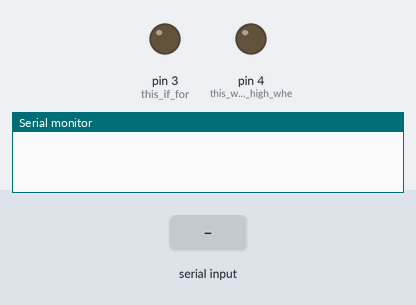
The sketch below on a simulated Arduino Uno, built with avr-gcc and run on an emulated ATmega328P. On the bench: output pins drawn as LEDs (lit = HIGH), the last lines printed to the serial monitor. The inputs (shaded band) are chosen by the test bench.

Above: at 1.2 s.
1.3 s: byte 30 received over Serial
At 1.8 s:
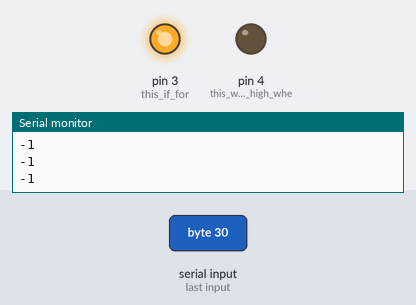
Timing chart, 0 to 4.3 s (numbered marks = the images above; inputs shaded):
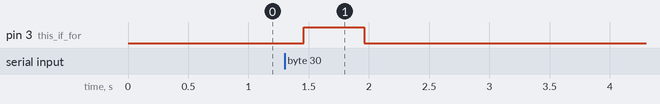

The sketch:

reader_sketch.ino
```cpp
// Example 15.2

int data1 = 0;
int ok=-1;
// define the tag numbers that can have access
int yellowtag[14] = {  50,3,2,49,48,48,53,67,68,54,50,57,65,50}; //  my yellow tag. Change this to suit your own tags, use example 15.1 sketch to read your tags
int redtag[14] = {  2,51,67,48,48,67,67,51,69,69,51,50,68,3}; // my red tag...
int newtag[14] = {0,0,0,0,0,0,0,0,0,0,0,0,0,0}; // used for read comparisons
int okdelay = 500; // this is the time the output will be set high for when an acceptable tag has been read
int notokdelay = 500; // time to show no entry (red LED)
void setup()
{
  Serial.flush(); // need to flush serial buffer, otherwise first read from reset/power on may not be correct
  pinMode(3, OUTPUT); // this if for "rejected" LED
  pinMode(4, OUTPUT); // this will be set high when correct tag is read. Use to switch something on, for now - an LED.
  Serial.begin(9600); // for debugging
}

boolean comparetag(int aa[14], int bb[14])
//  compares two arrrays, returns true if identical - good for comparing tags
{
  boolean ff=false;
  int fg=0;
  for (int cc=0; cc<14; cc++)
  {
    if (aa[cc]==bb[cc])
    {
      fg++;
    }
  }
  if (fg==14)
  {
    ff=true;
  }
  return ff;
}

void checkmytags()
//compares each tag against the tag just read
{
  ok=0; // this variable helps decision making, if it is 1, we have a match, zero - a read but no match, -1, no read attempt made
  if (comparetag(newtag,yellowtag)==true)
  {
    ok++;
  }
  if (comparetag(newtag,redtag)==true)
  {
    ok++;
  }
}

void readTag()
// poll serial port to see if tag data is coming in (i.e. a read attempt)
{
  ok=-1;
  if (Serial.available() > 0) // if a read has been attempted
  {
    // read the incoming number on serial RX
    delay(100);  // Needed to allow time for the data to come in from the serial buffer.
    for (int z=0; z<14; z++) // read the rest of the tag
    {
      data1=Serial.read();
      newtag[z]=data1;
      Serial.println(data1);
    }
    Serial.flush(); // stops multiple reads
    // now to match tags up
    checkmytags(); // compare the number of the tag just read against my own tags' number
  }
  //now do something based on tag type
  if (ok>0==true) // if we had a match
  {
    digitalWrite(4, HIGH);

    delay(okdelay);
    digitalWrite(4, LOW);
    ok=-1;
  }
  else if (ok==0) // if we didn't have a match
  {
    digitalWrite(3, HIGH);

    delay(notokdelay);
    digitalWrite(3, LOW);
    ok=-1;
  }
}

void loop()
{
  readTag(); // we should create a function to take care of reading tags, as later on
  // we will want other things to happen while waiting for a tag read, such as
  // displaying data on an LCD, etc
}
```

Measured:
- after the input at 1.3 s, pin 3 (this_if_for): LOW → HIGH after 0.16 s, → LOW 0.50 s later
